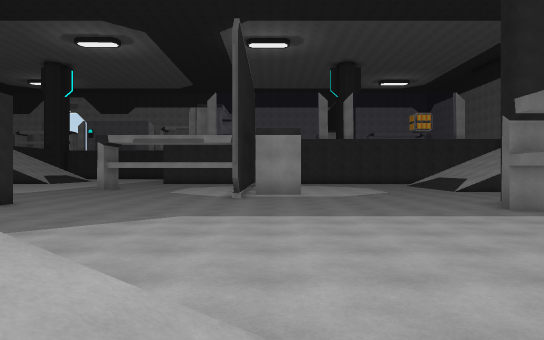
view 1 (above)

24 first-person views from a walk through a 3-D level made in the Unity game engine. The camera is 1.4 m above the floor, looks level and sees 70° across. The floor is counted in squares, 2 m on a side. Each view is taken from the middle of a square. On the plan, view 1 faces up. The plan holds only what a view shows up to about 11 squares ahead; the rest is blank. The place goes on beyond the plan.

view 2
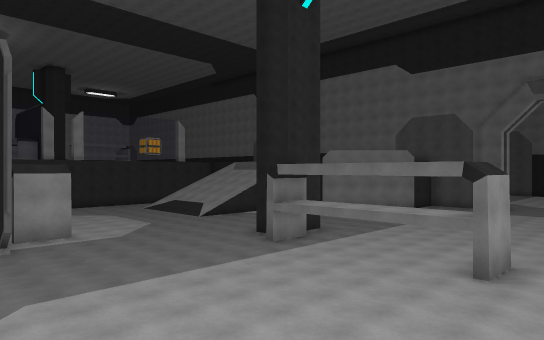

view 3
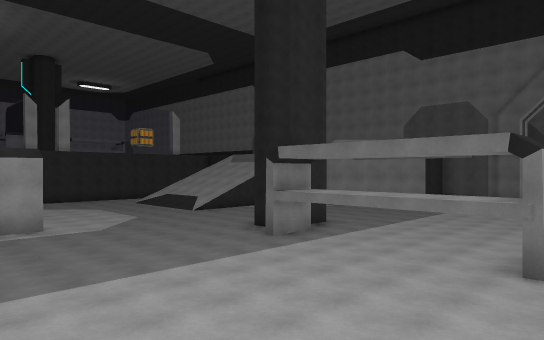

view 4
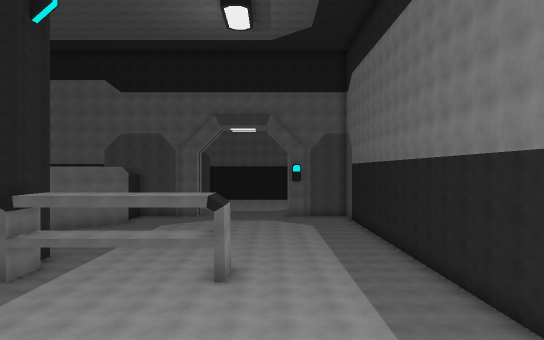

view 5
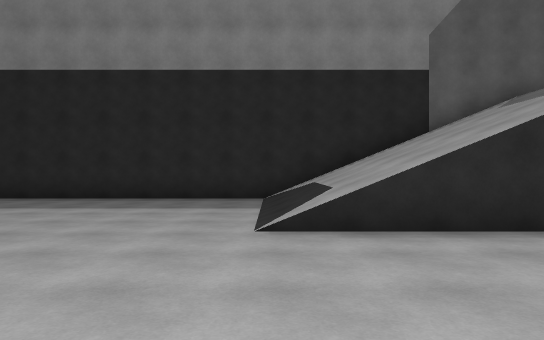

view 6
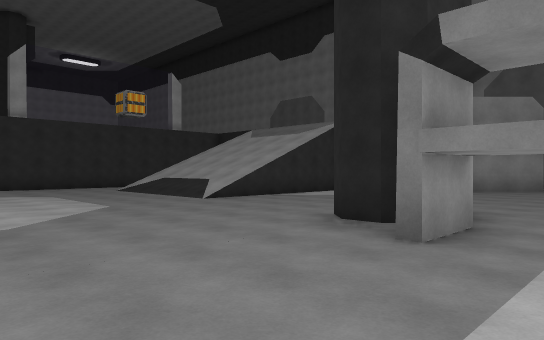

view 7
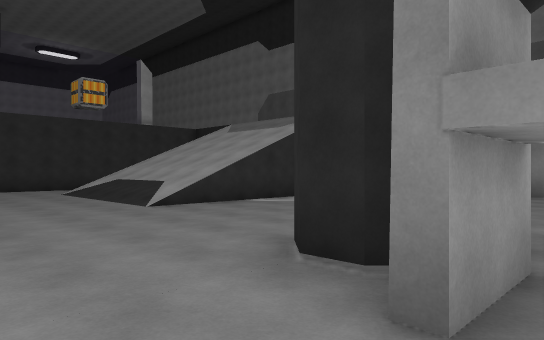

view 8
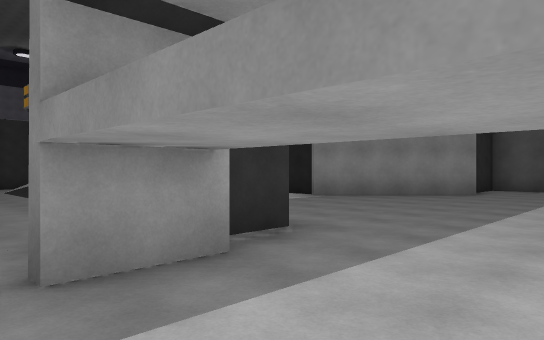

view 9
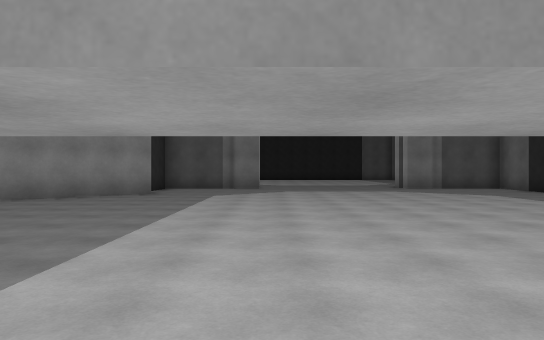

view 10
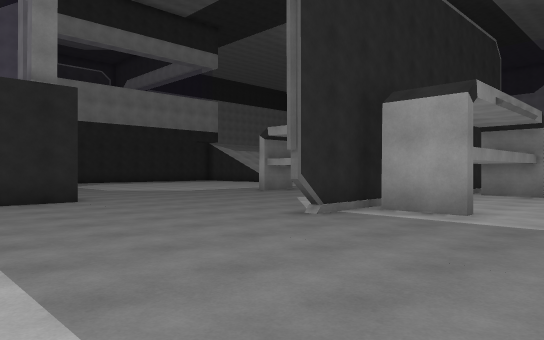

view 11
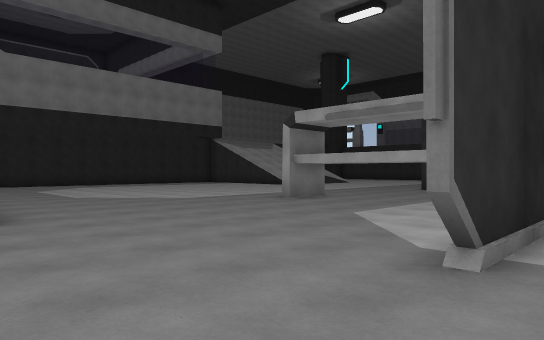

view 12
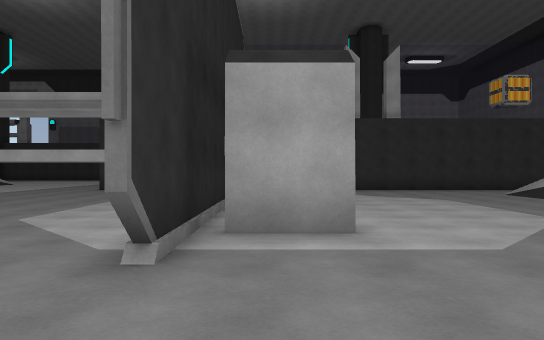

view 13
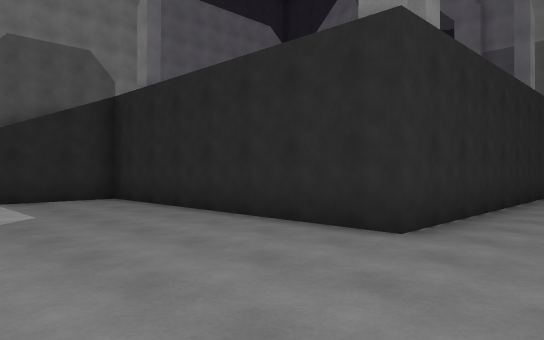

view 14
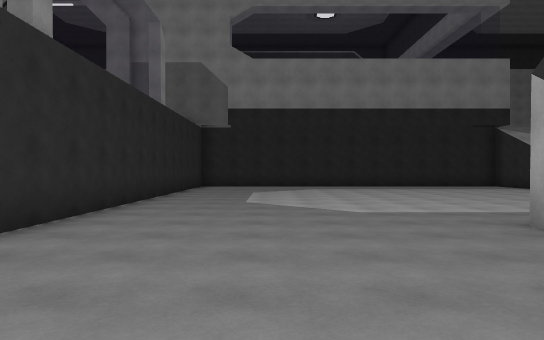

view 15
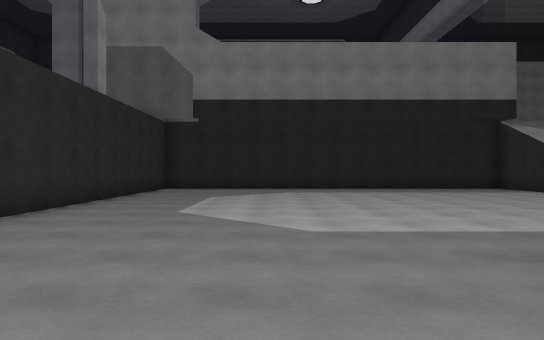

view 16
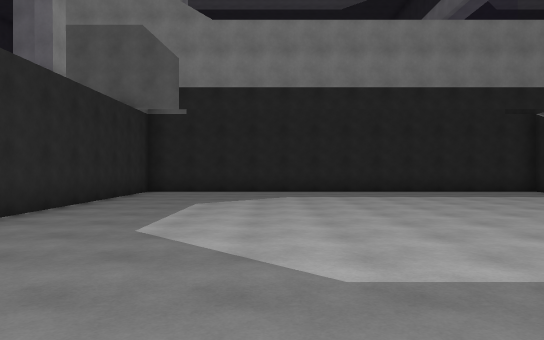

view 17
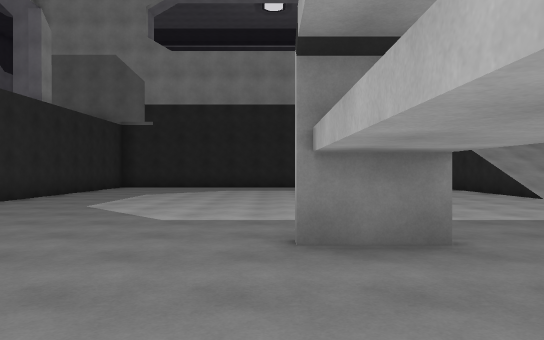

view 18
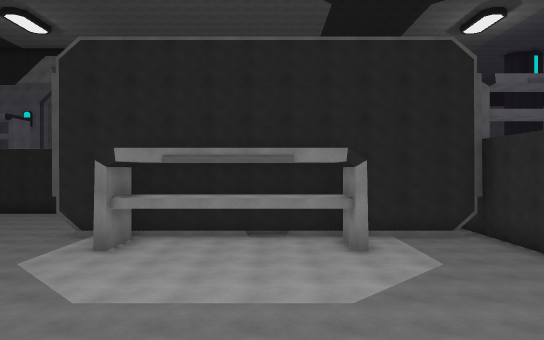

view 19
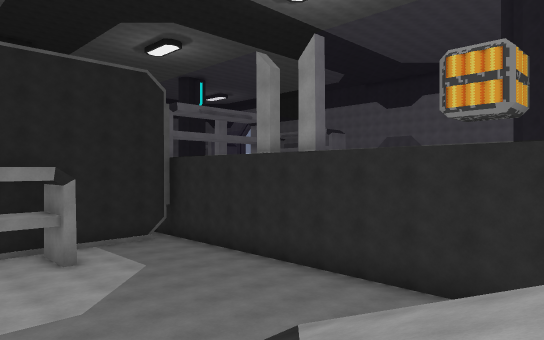

view 20
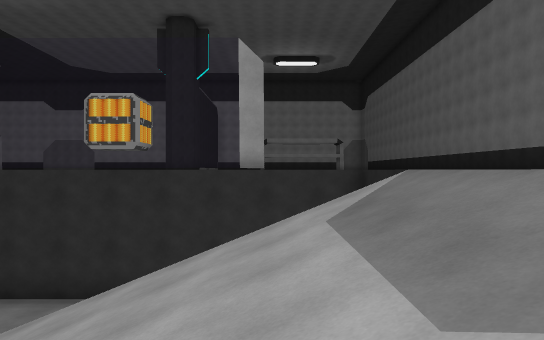

view 21
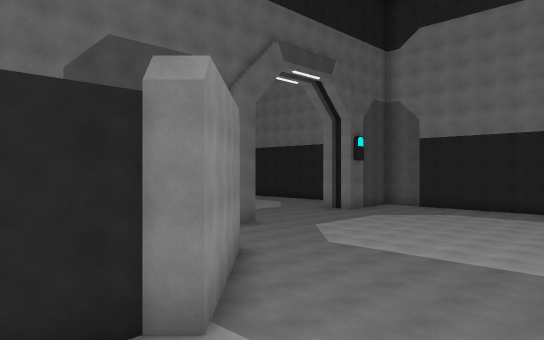

view 22
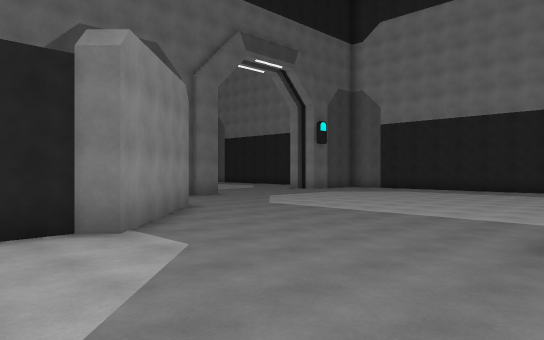

view 23
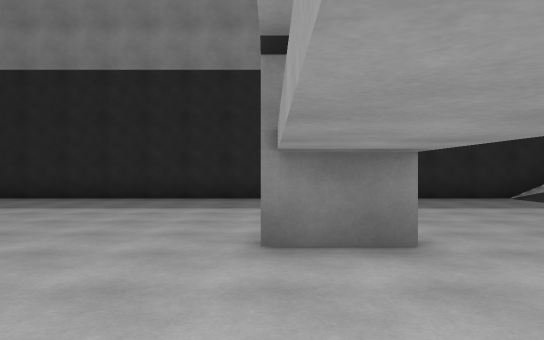

view 24
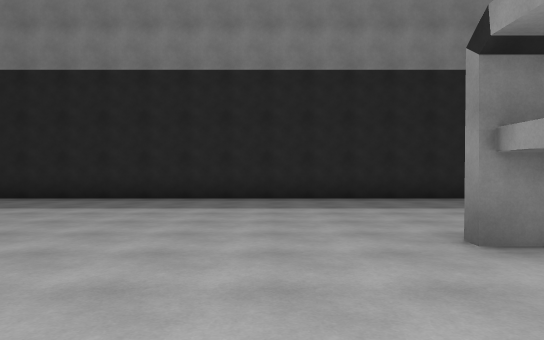

### Floor plan
Key: @ floor where view 1 was taken; # wall or solid block; x gap in a wall; . main floor; : floor 5 m higher than the main floor; / step, stairs or slope; = window, fence, low wall or low ledge; ^ raised ledge; v drop or lower ground; O other object.
Columns run from 17 left of view 1 to 15 right of it. Each row starts with its distance up from view 1.
 22    //.         === =xx===O==
 21    ....        .x.........
 20 ........        #........
 19 .............   #.......//////:
 18 ..............  ##......//////:
 17 ..............  #.......//////:
 16 ..........#.... #.......//////:
 15 ............... #.......//////
 14 ................#......./////
 13 ................###...........:
 12 ................#.............=
 11 ................#.............#^
 10 ...............................#^
  9 v.vx======x#...........# .......#
  8            =..........###........
  7            =.....................
  6            =.....................
  5            =.....................
  4            =.....................
  3            =.....................
  2            #..........##.........
  1             //////...............
  0              ////@...............
 -1             //////...............
 -2            ///////...............
 -3            ///////..............
 -4           #######################

Where each view was taken, in squares from view 1:
view 1: 0 up, 0 right, facing up
view 2: 0 up, 3 left, facing up-right
view 3: 1 up, 2 left, facing up-right
view 4: 1 up, 5 left, facing right
view 5: 6 up, 0 right, facing down
view 6: 6 up, 1 right, facing up-right
view 7: 7 up, 3 right, facing up-right
view 8: 5 up, 4 right, facing up-right
view 9: 5 up, 4 right, facing right
view 10: 6 up, 3 right, facing up-left
view 11: 8 up, 0 right, facing up-left
view 12: 8 up, 0 right, facing up
view 13: 11 up, 2 left, facing down-left
view 14: 12 up, 2 left, facing left
view 15: 13 up, 4 left, facing left
view 16: 13 up, 6 left, facing left
view 17: 15 up, 3 left, facing left
view 18: 16 up, 9 right, facing left
view 19: 15 up, 10 right, facing up-left
view 20: 14 up, 11 right, facing up
view 21: 14 up, 9 right, facing down-right
view 22: 14 up, 7 right, facing down-right
view 23: 6 up, 6 right, facing down
view 24: 6 up, 8 right, facing down
